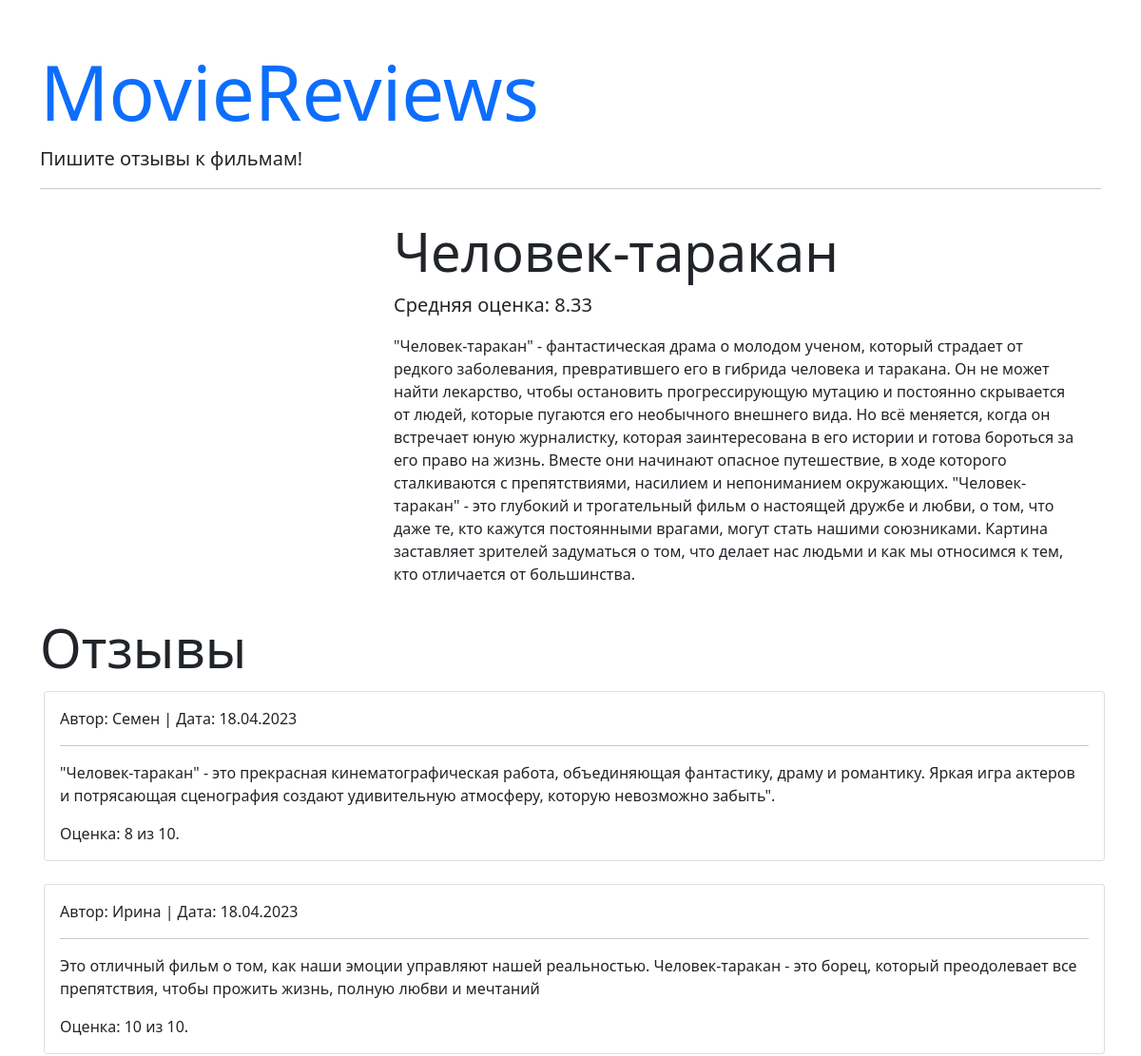
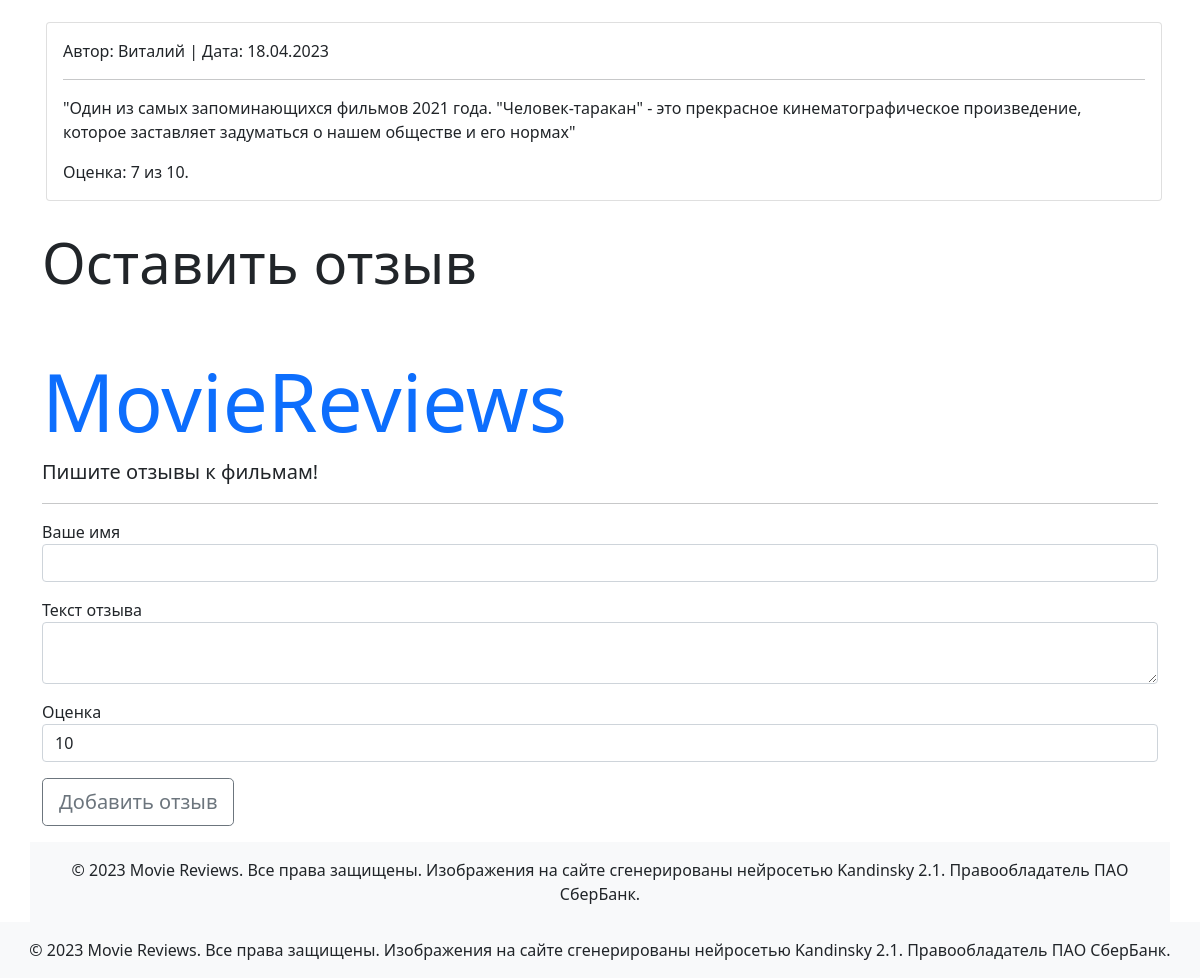
Page /movie/3 on the committed database (2 pictures, top to bottom).
### models.py (models this page shows, shortened)
class Movie(db.Model):
    id = db.Column(db.Integer, primary_key=True)
    title = db.Column(db.String(255), nullable=False)
    description = db.Column(db.Text, nullable=False)
    image = db.Column(db.String(255), nullable=False)
    reviews = db.relationship('Review', back_populates='movie')

class Review(db.Model):
    id = db.Column(db.Integer, primary_key=True)
    name = db.Column(db.String(255), nullable=False)
    text = db.Column(db.Text, nullable=False)
    created_date = db.Column(db.DateTime, default=datetime.utcnow)
    score = db.Column(db.Integer, nullable=False)
    movie_id = db.Column(db.Integer, db.ForeignKey('movie.id', ondelete="CASCADE"))
    movie = db.relationship('Movie', back_populates='reviews')

### views.py (the view, shortened to what this page needs)
@app.route('/movie/<int:id>', methods=['GET', 'POST'])
def movie(id):
    movie = Movie.query.get(id)
    if movie.reviews:
        avg_score = round(
            sum(review.score for review in movie.reviews) / len(movie.reviews),
            2)
    else:
        avg_score = 0
    form = ReviewForm(score=10)
    return render_template('movie.html',
                           movie=movie,
                           avg_score=avg_score,
                           form=form)

### forms.py
class ReviewForm(FlaskForm):
    name = StringField('Ваше имя',
                       validators=[DataRequired(message="Поле не должно быть пустым")])
    text = TextAreaField('Текст отзыва',
                         validators=[DataRequired(message="Поле не должно быть пустым")])
    score = SelectField('Оценка',
                        choices=[(i, i) for i in range(1, 11)])
    submit = SubmitField('Добавить отзыв')

### templates/movie.html (shortened to what this page needs)
{% extends 'base.html' %}
{% block content %}
  <div class="row mb-3">
    <div class="col-md-4">
    </div>
    <div class="col-md-8">
      <h1 class="mt-3 display-4">{{ movie.title }}</h1>
      {% if avg_score %}
        <p class="lead">Средняя оценка: {{ avg_score }}</p>
      {% endif %}
      <p>{{ movie.description }}</p>
    </div>
  </div>
  <h1 class="display-4">Отзывы</h1>
  <div class="m-1">
    {% for review in movie.reviews %}
      <div class="card mb-4">
        <div class="card-body">
          <p class="card-text">Автор: {{ review.name }} | Дата: {{ review.created_date.strftime('%d.%m.%Y') }}</p>
          <hr>
          <p class="card-text font-italic">{{ review.text }}</p>
          <p class="card-text font-italic">Оценка: {{ review.score }} из 10.</p>
        </div>
      </div>
    {% else %}
      <p>Отзывов еще нет, но вы можете оставить первый!</p>
    {% endfor %}
  </div>
  <h1 class="display-4">Оставить отзыв</h1>
  {% include 'add_review.html' %}
{% endblock content %}

### templates/base.html (shortened to what this page needs)
<!DOCTYPE html>
<html lang="ru">
  <head>
    <link href="https://cdn.jsdelivr.net/npm/bootstrap@5.0.2/dist/css/bootstrap.min.css" rel="stylesheet">
  </head>
  <body>
    <div class="container">
      <h1 class="mt-5 display-1"><a href="{{ url_for('index') }}" class="text-decoration-none">MovieReviews</a></h1>
      <p class="lead">Пишите отзывы к фильмам!</p>
      <hr>
      <div class="row">
        {% block content %}{% endblock %}
      </div>
    </div>
    <footer id="footer" class="bg-light text-center py-3">
      &copy; 2023 Movie Reviews. Все права защищены. Изображения на сайте сгенерированы нейросетью Kandinsky 2.1. Правообладатель ПАО СберБанк.
    </footer>
  </body>
</html>

### templates/add_review.html (shortened to what this page needs)
{% extends 'base.html' %}
{% block content %}
<form method="POST" action="" enctype="" novalidate>
    <div class="mb-3">
            <label>{{ form.name.label }}</label>
            {{ form.name(class="form-control") }}
          </div>
    <div class="mb-3">
            <label>{{ form.text.label }}</label>
            {{ form.text(class="form-control") }}
          </div>
    <div class="mb-3">
            <label>{{ form.score.label }}</label>
            {{ form.score(class="form-control") }}
          </div>
    <div class="mb-3">
            {{ form.submit(class="btn btn-lg btn-outline-secondary") }}
          </div>
        </form>
{% endblock content %}

### rows in the picture
Movie: title "Человек-таракан", description "\"Человек-таракан\" - фантастическая драма о молодом ученом, который страдает от редкого заболевания, превратившего его в гибрида человека и таракана. Он не может найти лекарство, чтобы остановить прогрессирующую мутацию и постоянно скрывается от людей, которые пугаются его необычного внешнего вида. Но всё меняется, когда он встречает юную журналистку, которая заинтересована в его истории и готова бороться за его право на жизнь. Вместе они начинают опасное путешествие, в ходе которого сталкиваются с препятствиями, насилием и непониманием окружающих. \"Человек-таракан\" - это глубокий и трогательный фильм о настоящей дружбе и любви, о том, что даже те, кто кажутся постоянными врагами, могут…"
Review: name "Семен", created_date "18.04.2023", text "\"Человек-таракан\" - это прекрасная кинематографическая работа, объединяющая фантастику, драму и романтику. Яркая игра актеров и потрясающая сценография создают удивительную атмосферу, которую невозможно забыть\".", score "8"
Review: name "Ирина", created_date "18.04.2023", text "Это отличный фильм о том, как наши эмоции управляют нашей реальностью. Человек-таракан - это борец, который преодолевает все препятствия, чтобы прожить жизнь, полную любви и мечтаний", score "10"
Review: name "Виталий", created_date "18.04.2023", text "\"Один из самых запоминающихся фильмов 2021 года. \"Человек-таракан\" - это прекрасное кинематографическое произведение, которое заставляет задуматься о нашем обществе и его нормах\"", score "7"

### other values in the picture
{{ avg_score }} "8.33"
